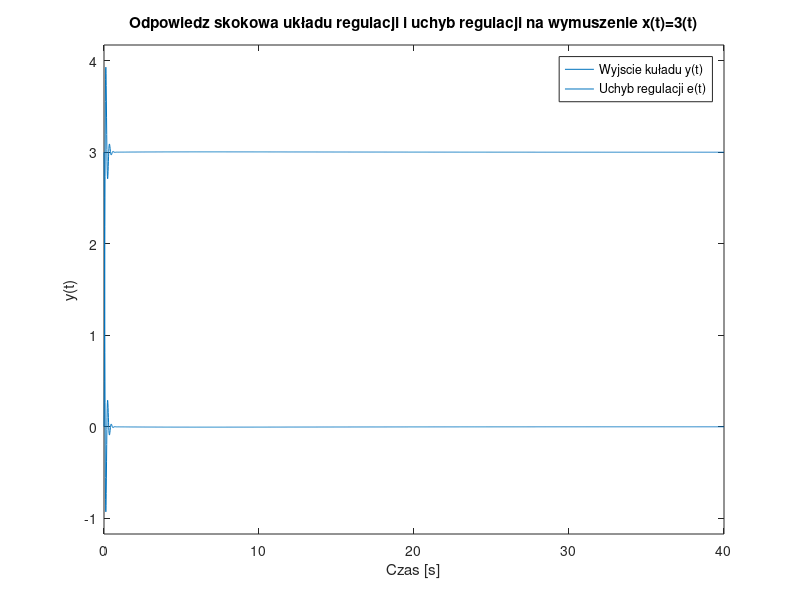

This chart was generated by the following MATLAB code:
clear;
clc;

kp=4;
Ti=12.5;
Td=3.1;

sys1=tf(10, [0.15 3.05 1 0]);

sys2=tf(kp * [Ti*Td, Ti, 1], [Ti, 0]);

Go=series(sys1,sys2);
Gz=feedback(Go,1);
Ge = feedback(1, Go);

figure;
step(3*Gz);
hold on;
step(3*Ge);
hold on;

grid;
title('Odpowiedz skokowa układu regulacji i uchyb regulacji na wymuszenie x(t)=3(t)');
xlabel('Czas [s]');
ylabel('y(t)');
legend('Wyjscie kuładu y(t)', 'Uchyb regulacji e(t)');
